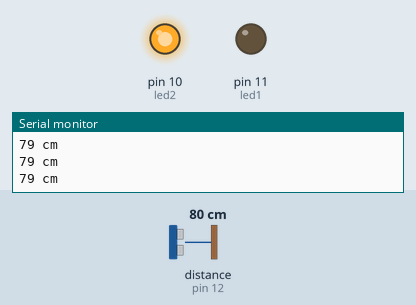
This sketch was run on a simulated Arduino Uno, built with avr-gcc and run on an emulated ATmega328P. Parts: output pins drawn as LEDs (lit = HIGH), the last lines printed to the serial monitor. Wiring (inferred from the names in the program): ultrasonic range finder: trigger pin 13; echo pin 12. The test bench sets the inputs (shaded band); at power-on: distance to the obstacle (sensor on pin 12) 80 cm. The echo pulse lasts 58.3 µs per cm; pins used as bus, display or sensor lines are not drawn.

Above: at 1.3 s.
1.4 s: distance to the obstacle (sensor on pin 12) set to 12 cm
2.9 s: distance to the obstacle (sensor on pin 12) set to 9 cm
At 4.2 s:
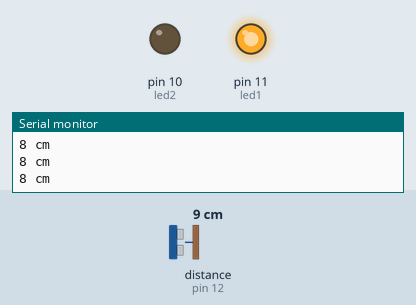
4.5 s: distance to the obstacle (sensor on pin 12) set to 18 cm
At 5.7 s:
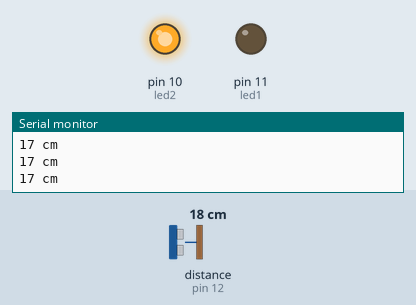
6.0 s: distance to the obstacle (sensor on pin 12) set to 2 cm
At 7.1 s:
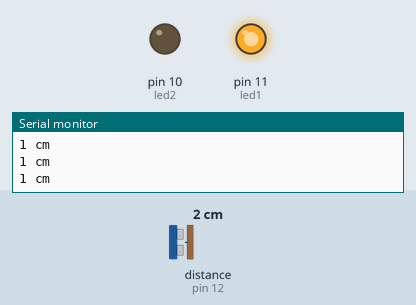
Timing chart, 0 to 8.5 s (numbered marks = the images above; inputs shaded):
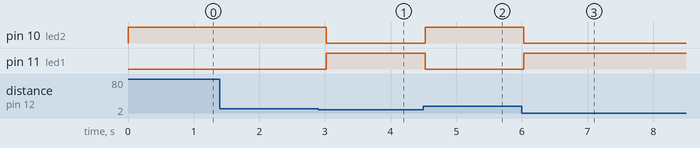

Measured:
- the behaviour switches between 11 and 10 cm on distance to the obstacle (sensor on pin 12) (found by bisection; images 0 and 1)
- after the input at 2.9 s, pin 10 (led2): HIGH → LOW after 0.12 s; pin 11 (led1): LOW → HIGH after 0.12 s
- after the input at 4.5 s, pin 10 (led2): LOW → HIGH at once; pin 11 (led1): HIGH → LOW at once
- after the input at 6.0 s, pin 10 (led2): HIGH → LOW at once; pin 11 (led1): LOW → HIGH at once

The sketch:

Distance_Sensor_LED.ino
```cpp
#define trigPin 13
#define echoPin 12
#define led1 11
#define led2 10

void setup() {
  Serial.begin (9600);
  pinMode(trigPin, OUTPUT);
  pinMode(echoPin, INPUT);
  pinMode(led1, OUTPUT);
  pinMode(led2, OUTPUT);
}

void loop() {
  long duration, distance;

  digitalWrite(trigPin, LOW);
  delayMicroseconds(2);

  digitalWrite(trigPin, HIGH);
  delayMicroseconds(10);

  digitalWrite(trigPin, LOW);

  duration = pulseIn(echoPin, HIGH);
  distance = (duration / 2) / 29.1;

  if (distance < 10) {
    digitalWrite(led1, HIGH);
    digitalWrite(led2, LOW);
  }

  else {
    digitalWrite(led1, LOW);
    digitalWrite(led2, HIGH);
  }

  Serial.print(distance);
  Serial.println(" cm");

  delay(500);
}
```
